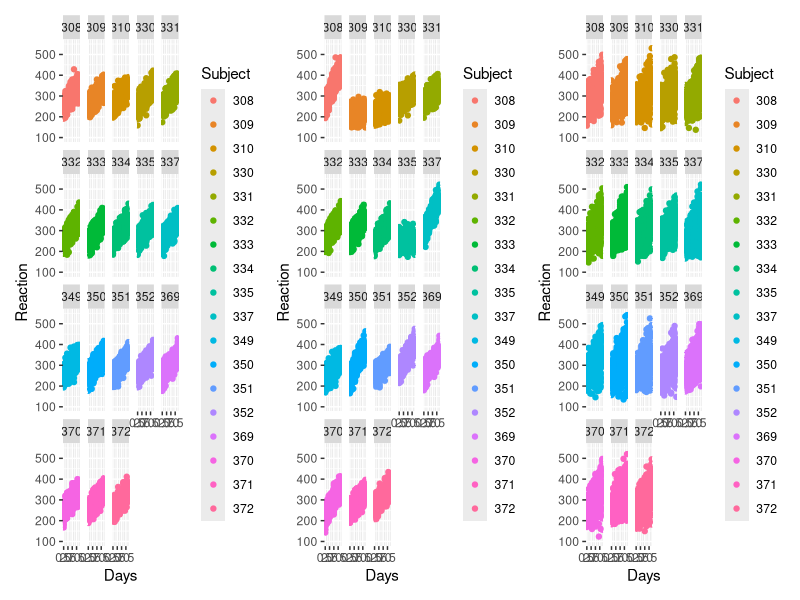

This figure's R source:
## example of setting simcodes
library(glmmTMB)
library(tidyverse)
library(patchwork)
data("sleepstudy", package = "lme4")
m1 <- glmmTMB(Reaction ~ Days + (Days|Subject), data = sleepstudy)

## modify sim code and simulate
sim_fun <- function(model, simcode = "zero") {
    set_simcodes(model$obj, val = simcode, terms = "ALL")

    nvec <- seq(nrow(sleepstudy))
    ss0 <- sleepstudy |> mutate(n = nvec) |> select(-Reaction)
    ss <- (simulate(m1, nsim = 100, seed = 101)
        |> bind_rows()
        |> mutate(n = nvec)
        |> pivot_longer(-n, values_to = "Reaction")
        |> full_join(ss0, by = "n")
    )
    return(ss)
}

sim_zero <- sim_fun(m1, "zero")
sim_fix <- sim_fun(m1, "fix")
sim_random <- sim_fun(m1, "random")

gg0 <- (ggplot(sim_zero,
               aes(Days, Reaction, colour = Subject))
    + geom_point()
    + lims(y = c(100, 550))
    + facet_wrap(~Subject)
)

gg0 + (gg0 %+% sim_fix) + (gg0 %+% sim_random)
